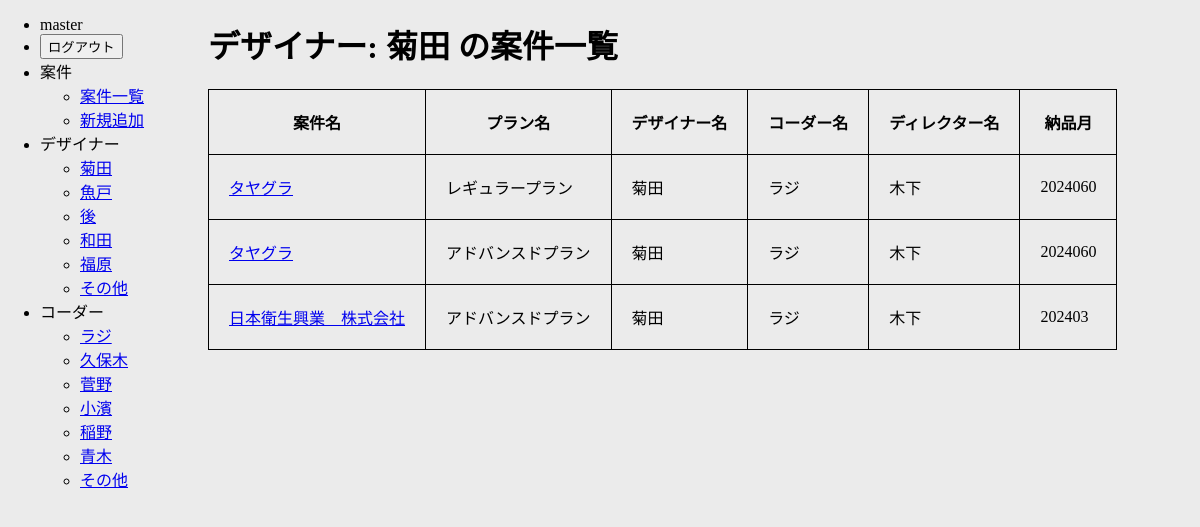
/designer/designer01/ (signed in), run on the app's committed database.
### manage_app/models.py (models this page shows, shortened)
class Manage(models.Model):
    ユーザー名 = models.ForeignKey(User, on_delete=models.SET_DEFAULT, null=True, blank=True, default=1)
    案件名 = models.CharField(max_length=100)
    PLAN_CHOICES = [
        ("plan01", "アドバンスドプラン"),
        ("plan02", "レギュラープラン"),
        ("plan03", "スマートプラン"),
        ("plan04", "For採用"),
        ("plan05", "ダイレクトセールス"),
        ("plan06", "社内案件"),
        ("plan07", "有償メンテナンス"),
        ("plan08", "LP"),
        ("plan09", "直案件"),
        ("plan10", "名刺"),
        ("plan11", "封筒"),
        ("plan12", "ロゴ"),
        ("plan13", "WEBサイト"),
        ("plan14", "チラシ"),
        ("plan99", "その他"),
    ]
    プラン名 = models.CharField(
        max_length=100,
        choices=PLAN_CHOICES,
        default='plan01',
    )
    DESIGNER_CHOICES = [
        ("designer01", "菊田"),
        ("designer02", "魚戸"),
        ("designer03", "後"),
        ("designer04", "和田"),
        ("designer05", "福原"),
        ("designer99", "その他"),
    ]
    デザイナー名 = models.CharField(
        max_length=100,
        choices=DESIGNER_CHOICES,
        default='designer01',
    )
    CODER_CHOICES = [
        ("coder01", "ラジ"),
        ("coder02", "久保木"),
        ("coder03", "菅野"),
        ("coder04", "小濱"),
        ("coder05", "稲野"),
        ("coder06", "青木"),
        ("coder99", "その他"),
    ]
    コーダー名 = models.CharField(
        max_length=100,
        choices=CODER_CHOICES,
        default='coder01',
    )
    DIRECTOR_CHOICES = [
        ("director01", "木下"),
        ("director02", "永見"),
        ("director03", "春木"),
        ("director04", "野本"),
        ("director05", "中吉"),
        ("director98", "営業"),
        ("director99", "その他"),
    ]
    ディレクター名 = models.CharField(
        max_length=100,
        choices=DIRECTOR_CHOICES,
        default='director01',
    )
    納品月 = models.CharField(max_length=7, default='', help_text='例: 2023-06')
    開始日 = models.DateField(default=timezone.now)
    終了日 = models.DateField(default=timezone.now)
    備考 = models.TextField(max_length=999, default='', null=True, blank=True)

### manage_app/views.py (the view)
# urls.py: path('<str:person_type>/<str:person_name>/', PersonList.as_view(), name='person_list'),
class PersonList(ManageBaseView, ListView):
    model = Manage
    template_name = "manage_app/person_list.html"
    context_object_name = "topicks"
    def get_queryset(self):
        person_type = self.kwargs['person_type']
        person_name = self.kwargs['person_name']
        if person_type == 'designer':
            return Manage.objects.filter(デザイナー名=person_name)
        elif person_type == 'coder':
            return Manage.objects.filter(コーダー名=person_name)
        else:
            return Manage.objects.none()
    def get_person_display_name(self, person_type, person_name):
        if person_type == 'designer':
            choices = dict(Manage.DESIGNER_CHOICES)
        elif person_type == 'coder':
            choices = dict(Manage.CODER_CHOICES)
        else:
            return person_name
        return choices.get(person_name, person_name)
    def get_context_data(self, **kwargs):
        context = super().get_context_data(**kwargs)
        person_type = self.kwargs['person_type']
        person_name = self.kwargs['person_name']
        context['person_type'] = person_type
        context['person_name'] = person_name
        context['person_display_name'] = self.get_person_display_name(person_type, person_name)
        context['manage_list'] = self.get_queryset()
        return context

### manage_app/views.py (called while the page is built)
    def get_context_data(self, **kwargs):
        context = super().get_context_data(**kwargs)
        context['designer_choices'] = Manage.DESIGNER_CHOICES
        context['coder_choices'] = Manage.CODER_CHOICES
        return context

### manage_app/templates/manage_app/person_list.html
{% extends 'manage_app/base.html' %}
{% block content %}
  <h1>
    {% if person_type == 'designer' %}
      デザイナー: {{ person_display_name }} の案件一覧
    {% elif person_type == 'coder' %}
      コーダー: {{ person_display_name }} の案件一覧
    {% endif %}
  </h1>
  <table class="table_style01">
   <thead>
    <tr>
     <th>案件名</th>
     <th>プラン名</th>
     <th>デザイナー名</th>
     <th>コーダー名</th>
     <th>ディレクター名</th>
     <th>納品月</th>
    </tr>
   </thead>
   <tbody>
    {% for topick in topicks %}
     <tr>
      <td><a href="{% url 'topick' topick.id %}">{{ topick.案件名 }}</a></td>
      <td>{{ topick.get_プラン名_display }}</td>
      <td>{{ topick.get_デザイナー名_display }}</td>
      <td>{{ topick.get_コーダー名_display }}</td>
      <td>{{ topick.get_ディレクター名_display }}</td>
      <td>{{ topick.納品月 }}</td>
     </tr>
    {% endfor %}
   </tbody>
  </table>
  <div class='gantt-wrap'>
    <svg id="gantt"></svg>
  </div>
{% endblock %}

### manage_app/templates/manage_app/base.html (shortened to what this page needs)
<!DOCTYPE html>
<html lang="ja">
<head>
   {% load static %}
   <link rel="stylesheet" href="{% static 'css/base.css' %}">
   <link rel="stylesheet" href="https://cdnjs.cloudflare.com/ajax/libs/frappe-gantt/0.5.0/frappe-gantt.css" />
</head>
<body>
   <header id="header">
      <ul class="h_menu_list">
      {% if request.user.is_authenticated %}
         <li>{{ request.user }}</li>
         <li>
         <form method="post" action="{% url 'logout' %}">
         <button type="submit">ログアウト</button>
         </form>
         </li>
      {% else %}
         <li><a href="{% url 'login' %}">ログイン</a></li>
      {% endif %}
         <li><span class="menu_name">案件</span>
         <ul class="sub_menu">
            <li><a href="{% url 'topicks' %}">案件一覧</a></li>
            <li><a href="{% url 'create' %}">新規追加</a></li>
         </ul>
         </li>
         <li><span class="menu_name">デザイナー</span>
            <ul class="sub_menu">
               {% for code, name in designer_choices %}
                  <li><a href="{% url 'person_list' person_type='designer' person_name=code %}">{{ name }}</a></li>
               {% endfor %}
            </ul>
         </li>
         <li><span class="menu_name">コーダー</span>
            <ul class="sub_menu">
               {% for code, name in coder_choices %}
                  <li><a href="{% url 'person_list' person_type='coder' person_name=code %}">{{ name }}</a></li>
               {% endfor %}
            </ul>
         </li>
      </ul>
   </header>
   <main class="main_cont">
      {% block content %}
      {% endblock content %}
   </main>
</body>
</html>

### manage_app/static/css/base.css (style rules this page uses)
body { background: #ebebeb; position: relative; }
header { position: fixed; height: 100vh; width: 200px; top: 0; left: 0; }
main { width: calc(100% - 200px); margin: 0 0 0 auto; }
table { border-spacing: 0; }
.table_style01 th { border: solid #000; border-width: 1px 0 1px 1px; padding: 20px; }
.table_style01 th:last-child { border: solid #000; border-width: 1px 1px 1px 1px; }
.table_style01 td { border: solid #000; border-width: 0 0 1px 1px; padding: 20px; }
.table_style01 td:last-child { border: solid #000; border-width: 0 1px 1px 1px; }

### data on the page
Manage: 案件名 "タヤグラ", プラン名 "レギュラープラン", デザイナー名 "菊田", コーダー名 "ラジ", ディレクター名 "木下", 納品月 "2024060"
Manage: 案件名 "タヤグラ", プラン名 "アドバンスドプラン", デザイナー名 "菊田", コーダー名 "ラジ", ディレクター名 "木下", 納品月 "2024060"
Manage: 案件名 "日本衛生興業 株式会社", プラン名 "アドバンスドプラン", デザイナー名 "菊田", コーダー名 "ラジ", ディレクター名 "木下", 納品月 "202403"

### other printed values
{{ request.user }} "master"
{{ name }} "菊田" "魚戸" "後" "和田" "福原" "その他"
{{ name }} "ラジ" "久保木" "菅野" "小濱" "稲野" "青木" "その他"
{{ person_display_name }} "菊田"
